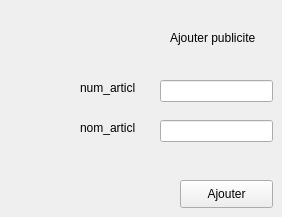
        <widget class="QWidget" name="tab_15">
         <attribute name="title">
          <string>Ajouter</string>
         </attribute>
         <widget class="QLineEdit" name="nom_articleAjou_2">
          <property name="geometry">
           <rect>
            <x>160</x>
            <y>120</y>
            <width>113</width>
            <height>22</height>
           </rect>
          </property>
         </widget>
         <widget class="QLineEdit" name="num_articleAjou_2">
          <property name="geometry">
           <rect>
            <x>160</x>
            <y>80</y>
            <width>113</width>
            <height>22</height>
           </rect>
          </property>
         </widget>
         <widget class="QLabel" name="label_24">
          <property name="geometry">
           <rect>
            <x>80</x>
            <y>80</y>
            <width>55</width>
            <height>16</height>
           </rect>
          </property>
          <property name="text">
           <string>num_article</string>
          </property>
         </widget>
         <widget class="QLabel" name="label_30">
          <property name="geometry">
           <rect>
            <x>80</x>
            <y>120</y>
            <width>55</width>
            <height>16</height>
           </rect>
          </property>
          <property name="text">
           <string>nom_article</string>
          </property>
         </widget>
         <widget class="QLabel" name="label_32">
          <property name="geometry">
           <rect>
            <x>170</x>
            <y>30</y>
            <width>101</width>
            <height>16</height>
           </rect>
          </property>
          <property name="text">
           <string>Ajouter publicite</string>
          </property>
         </widget>
         <widget class="QPushButton" name="ajouterPub_2">
          <property name="geometry">
           <rect>
            <x>180</x>
            <y>180</y>
            <width>93</width>
            <height>28</height>
           </rect>
          </property>
          <property name="text">
           <string>Ajouter</string>
          </property>
         </widget>
        </widget>
